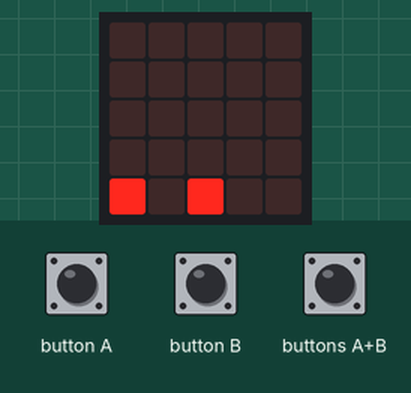
This program was run on a simulated BBC micro:bit (MakeCode). Shown: the board's 5×5 LED display. The test bench sets the inputs (shaded band). Random numbers come from a fixed seed; the 48×5 strip is a reading aid, not a part: it shows the text the display is scrolling, unrolled, one strip-width of it at a time.

Above: at 1.5 s.
1.6 s: buttons A+B pressed for 0.15 s
At 1.98 s:
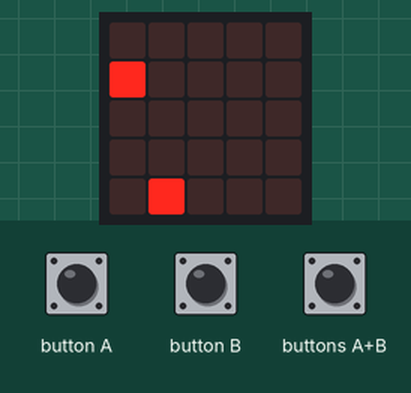
At 3.0 s:
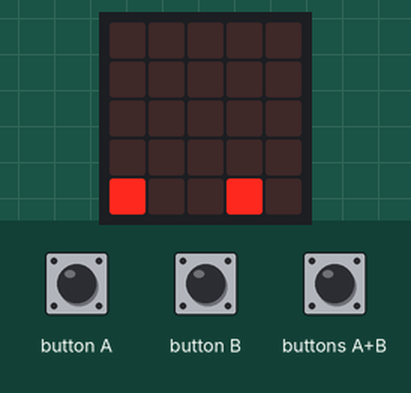
3.6 s: button A pressed for 0.15 s
At 16.3 s:
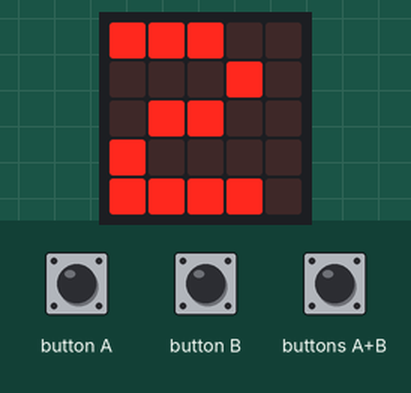

The program:

main.py
```python
dino_x = 0
dino_y = 4
jump_step = 0
jump_high = False
score = 0
obstacles: List[number] = []
move_timer = 0
spawn_timer = 0
next_spawn = 15

def reset_game():
    global dino_y, jump_step, jump_high, score, obstacles, move_timer, spawn_timer, next_spawn
    dino_y = 4
    jump_step = 0
    jump_high = False
    score = 0
    obstacles = []
    move_timer = 0
    spawn_timer = 0
    next_spawn = randint(12, 40)

def draw_game():
    basic.clear_screen()
    led.plot(dino_x, dino_y)
    for ox in obstacles:
        led.plot(ox, 4)

def is_collision():
    if dino_y == 4:
        for ox in obstacles:
            if ox == dino_x:
                return True
    return False

reset_game()

while True:
    # Springen starten (alleen als dino op de grond staat)
    if jump_step == 0:
        if input.button_is_pressed(Button.AB):
            jump_step = 1
            jump_high = True
        elif input.button_is_pressed(Button.A):
            jump_step = 1
            jump_high = False

    # Sprong uitvoeren
    if jump_step > 0:
        if not jump_high and jump_step <= 2 and input.button_is_pressed(Button.B):
            jump_high = True

        if jump_high:
            # 3 blokjes hoog (y = 1)
            if jump_step <= 2:
                dino_y = 3
            elif jump_step <= 4:
                dino_y = 2
            elif jump_step <= 12:
                dino_y = 1
            elif jump_step <= 14:
                dino_y = 2
            elif jump_step <= 16:
                dino_y = 3
            else:
                dino_y = 4
                jump_step = 0
                jump_high = False
        else:
            # 2 blokjes hoog (y = 2)
            if jump_step <= 2:
                dino_y = 3
            elif jump_step <= 11:
                dino_y = 2
            elif jump_step <= 13:
                dino_y = 3
            else:
                dino_y = 4
                jump_step = 0

        if jump_step > 0:
            jump_step += 1

    # Cactussen opschuiven (wordt langzaam sneller bij hogere score)
    speed = 6 - Math.idiv(score, 10)
    if speed < 3:
        speed = 3

    move_timer += 1
    if move_timer >= speed:
        move_timer = 0
        i = len(obstacles) - 1
        while i >= 0:
            obstacles[i] -= 1
            if obstacles[i] < 0:
                obstacles.pop(i)
                score += 1
            i -= 1

    # Nieuwe cactus op een willekeurig moment spawnen
    spawn_timer += 1
    if spawn_timer >= next_spawn:
        can_spawn = True
        for ox in obstacles:
            if ox >= 3:
                can_spawn = False
        if can_spawn:
            spawn_timer = 0
            next_spawn = randint(12, 40)
            obstacles.append(4)

    # Botsing controleren
    if is_collision():
        basic.show_string("GAME OVER")
        basic.show_number(score)
        while not input.button_is_pressed(Button.A) and not input.button_is_pressed(Button.B):
            basic.pause(50)
        while input.button_is_pressed(Button.A) or input.button_is_pressed(Button.B):
            basic.pause(50)
        reset_game()
        continue

    draw_game()
    basic.pause(60)
```
